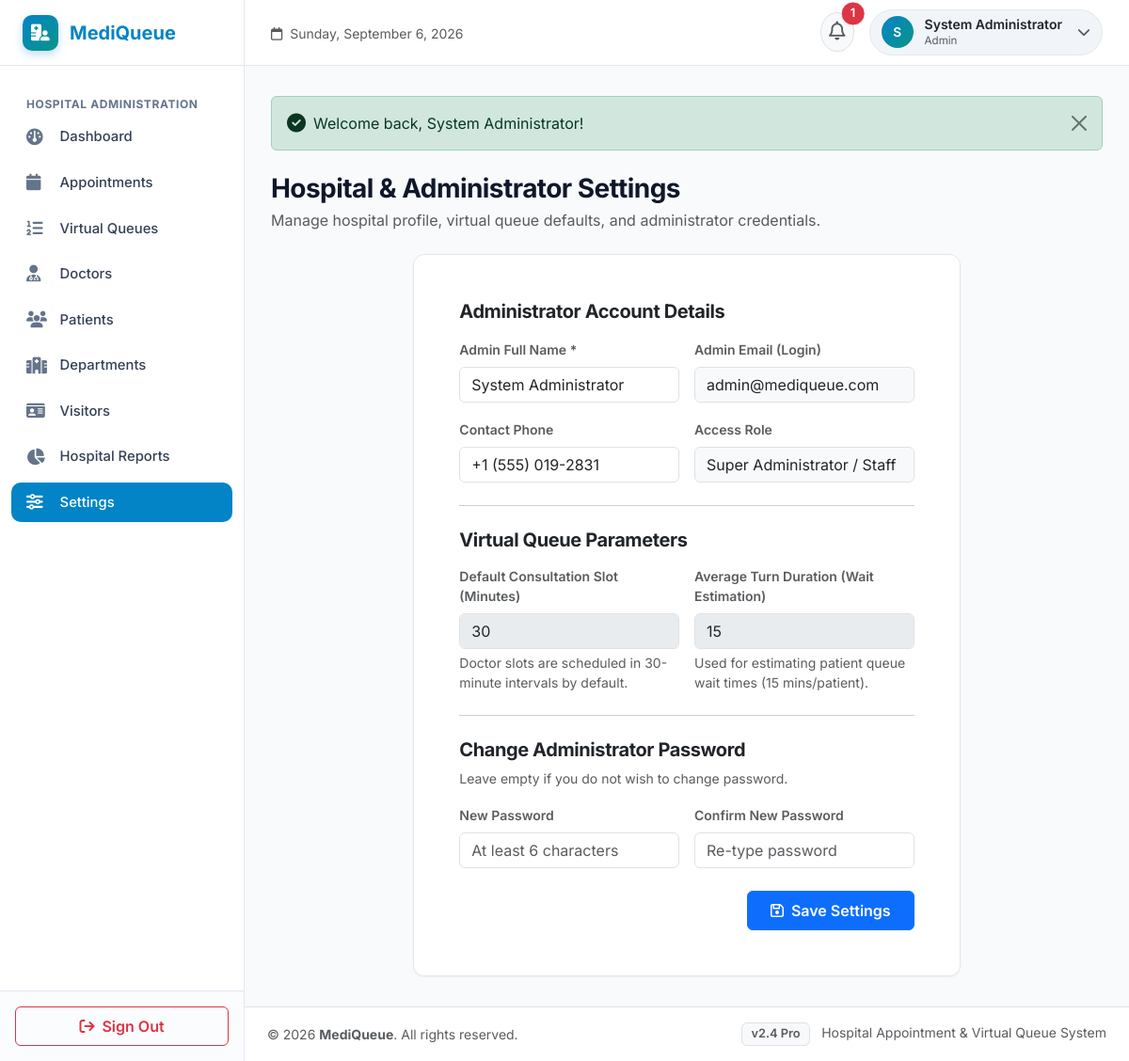
Screenshot of /admin/settings.php (signed in) with the database file from the repository.
### tables this page shows
CREATE TABLE `users` (
  `id` INT AUTO_INCREMENT PRIMARY KEY,
  `name` VARCHAR(150) NOT NULL,
  `email` VARCHAR(150) NOT NULL UNIQUE,
  `password` VARCHAR(255) NOT NULL,
  `role` ENUM('patient', 'doctor', 'admin') NOT NULL DEFAULT 'patient',
  `phone` VARCHAR(30) NULL,
  `status` ENUM('active', 'inactive') NOT NULL DEFAULT 'active',
  `avatar` VARCHAR(255) NULL,
  `created_at` TIMESTAMP DEFAULT CURRENT_TIMESTAMP
);

### includes/auth.php (called while the page is built, shortened)
<?php
function is_logged_in() {
    return !empty($_SESSION['user_id']);
}
function current_user() {
    return [
        'id'         => $_SESSION['user_id'] ?? null,
        'name'       => $_SESSION['user_name'] ?? 'User',
        'email'      => $_SESSION['user_email'] ?? '',
        'role'       => $_SESSION['user_role'] ?? 'patient',
        'phone'      => $_SESSION['user_phone'] ?? '',
        'role_id'    => $_SESSION['role_specific_id'] ?? null,
        'dept_name'  => $_SESSION['department_name'] ?? null,
    ];
}

### includes/functions.php (called while the page is built, shortened)
<?php
function get_unread_notification_count($pdo, $user_id) {
    try {
        $stmt = $pdo->prepare("SELECT COUNT(*) as total FROM notifications WHERE user_id = ? AND is_read = 0");
        $stmt->execute([$user_id]);
        return (int)($stmt->fetch()['total'] ?? 0);
    } catch (Exception $e) {
        return 0;
    }
}

### admin/settings.php (the view, shortened to what this page needs)
<?php
require_once __DIR__ . '/../includes/auth.php';
require_once __DIR__ . '/../includes/functions.php';
$conn = get_db_connection();
$userId = $_SESSION['user_id'];
$adminUser = $conn->prepare("SELECT * FROM users WHERE id = ?");
$adminUser->execute([$userId]);
$admin = $adminUser->fetch();
include __DIR__ . '/../includes/header.php';
?>
<div class="d-flex justify-content-between align-items-center mb-4">
    <div>
        <h3 class="fw-bold mb-1">Hospital & Administrator Settings</h3>
        <p class="text-muted mb-0">Manage hospital profile, virtual queue defaults, and administrator credentials.</p>
    </div>
</div>
<div class="row g-4 justify-content-center">
    <div class="col-lg-8">
        <div class="mq-card p-4 p-md-5 bg-white">
            <form action="<?= BASE_URL ?>/admin/settings.php" method="POST">
                <h5 class="fw-bold text-dark mb-3">Administrator Account Details</h5>
                <div class="row g-3 mb-4">
                    <div class="col-md-6">
                        <label class="form-label small fw-semibold text-muted">Admin Full Name *</label>
                        <input type="text" name="name" class="form-control" value="<?= htmlspecialchars($admin['name']) ?>" required>
                    </div>
                    <div class="col-md-6">
                        <label class="form-label small fw-semibold text-muted">Admin Email (Login)</label>
                        <input type="email" class="form-control bg-light" value="<?= htmlspecialchars($admin['email']) ?>" readonly disabled>
                    </div>
                    <div class="col-md-6">
                        <label class="form-label small fw-semibold text-muted">Contact Phone</label>
                        <input type="tel" name="phone" class="form-control" value="<?= htmlspecialchars($admin['phone'] ?? '') ?>">
                    </div>
                    <div class="col-md-6">
                        <label class="form-label small fw-semibold text-muted">Access Role</label>
                        <input type="text" class="form-control bg-light" value="Super Administrator / Staff" readonly disabled>
                    </div>
                </div>
                <hr class="my-4">
                <h5 class="fw-bold text-dark mb-3">Virtual Queue Parameters</h5>
                <div class="row g-3 mb-4">
                    <div class="col-md-6">
                        <label class="form-label small fw-semibold text-muted">Default Consultation Slot (Minutes)</label>
                        <input type="number" class="form-control" value="30" readonly disabled>
                        <div class="form-text">Doctor slots are scheduled in 30-minute intervals by default.</div>
                    </div>
                    <div class="col-md-6">
                        <label class="form-label small fw-semibold text-muted">Average Turn Duration (Wait Estimation)</label>
                        <input type="number" class="form-control" value="15" readonly disabled>
                        <div class="form-text">Used for estimating patient queue wait times (15 mins/patient).</div>
                    </div>
                </div>
                <hr class="my-4">
                <h5 class="fw-bold text-dark mb-2">Change Administrator Password</h5>
                <p class="text-muted small mb-3">Leave empty if you do not wish to change password.</p>
                <div class="row g-3 mb-4">
                    <div class="col-md-6">
                        <label class="form-label small fw-semibold text-muted">New Password</label>
                        <input type="password" name="new_password" class="form-control" placeholder="At least 6 characters">
                    </div>
                    <div class="col-md-6">
                        <label class="form-label small fw-semibold text-muted">Confirm New Password</label>
                        <input type="password" name="confirm_password" class="form-control" placeholder="Re-type password">
                    </div>
                </div>
                <div class="text-end">
                    <button type="submit" class="btn btn-primary fw-semibold px-4 py-2">
                        <i class="fa-regular fa-floppy-disk me-1"></i> Save Settings
                    </button>
                </div>
            </form>
        </div>
    </div>
</div>
<?php include __DIR__ . '/../includes/footer.php'; ?>

### includes/navbar.php (shortened to what this page needs)
<?php
$currentUser = current_user();
$conn = get_db_connection();
$unreadNotifsCount = $currentUser ? get_unread_notification_count($conn, $currentUser['id']) : 0;
?>
<header class="app-navbar">
    <div class="d-flex align-items-center gap-3">
        <div class="d-none d-sm-block">
            <span class="text-muted small"><i class="fa-regular fa-calendar me-1"></i> <?= date('l, F j, Y') ?></span>
        </div>
    </div>
    <div class="d-flex align-items-center gap-3">
        <div class="dropdown">
            <button class="btn btn-light position-relative p-2 rounded-circle border" type="button" data-bs-toggle="dropdown" aria-expanded="false" title="Notifications">
                <i class="fa-regular fa-bell text-muted fs-5"></i>
                <?php if ($unreadNotifsCount > 0): ?>
                    <span class="position-absolute top-0 start-100 translate-middle badge rounded-pill bg-danger border border-light">
                        <?= $unreadNotifsCount ?>
                    </span>
                <?php endif; ?>
            </button>
        </div>
        <div class="dropdown">
            <div class="navbar-user-badge" data-bs-toggle="dropdown" aria-expanded="false">
                <div class="user-avatar">
                    <?= strtoupper(substr($currentUser['name'] ?? 'U', 0, 1)) ?>
                </div>
                <div class="d-none d-md-block text-start">
                    <div class="fw-semibold small text-dark lh-sm"><?= htmlspecialchars($currentUser['name'] ?? 'User') ?></div>
                    <div class="text-muted text-capitalize" style="font-size: 0.725rem;"><?= htmlspecialchars($currentUser['role']) ?></div>
                </div>
                <i class="fa-solid fa-chevron-down text-muted small ms-1"></i>
            </div>
        </div>
    </div>
</header>

### assets/css/style.css (style rules this page uses)
:root { --mq-primary: #0284c7; --mq-primary-dark: #0369a1; --mq-primary-light: #e0f2fe; --mq-secondary: #0d9488; --mq-secondary-light: #ccfbf1; --mq-dark: #0f172a; --mq-slate: #334155; --mq-muted: #64748b; --mq-bg: #f8fafc; --mq-card-bg: #ffffff; --mq-border: #e2e8f0; --mq-sidebar-width: 260px; --mq-header-height: 70px; --mq-font-sans: 'Inter', -apple-system, BlinkMacSystemFont, "Segoe UI", Roboto, "Helvetica Neue", Arial, sans-serif; --mq-radius: 12px; --mq-radius-lg: 16px; --mq-shadow-sm: 0 1px 2px 0 rgba(0, 0, 0, 0.05); --mq-shadow: 0 4px 6px -1px rgba(0, 0, 0, 0.06), 0 2px 4px -2px rgba(0, 0, 0, 0.04); --mq-shadow-lg: 0 10px 15px -3px rgba(0, 0, 0, 0.08), 0 4px 6px -4px rgba(0, 0, 0, 0.03); }
body { font-family: var(--mq-font-sans); background-color: var(--mq-bg); color: var(--mq-slate); min-height: 100vh; margin: 0; display: flex; flex-direction: column; }
h1, h2, h3, h4, h5, h6 { color: var(--mq-dark); font-weight: 600; letter-spacing: -0.02em; }
.app-navbar { height: var(--mq-header-height); background-color: #ffffff; border-bottom: 1px solid var(--mq-border); display: flex; align-items: center; justify-content: space-between; padding: 0 1.75rem; position: sticky; top: 0; z-index: 1020; }
.navbar-user-badge { display: flex; align-items: center; gap: 0.75rem; padding: 0.4rem 0.75rem; border-radius: 30px; background-color: #f1f5f9; border: 1px solid var(--mq-border); cursor: pointer; transition: background-color 0.2s ease; }
.user-avatar { width: 34px; height: 34px; border-radius: 50%; background: linear-gradient(135deg, var(--mq-primary), var(--mq-secondary)); color: #ffffff; display: flex; align-items: center; justify-content: center; font-weight: 600; font-size: 0.85rem; }
.mq-card { background-color: var(--mq-card-bg); border: 1px solid var(--mq-border); border-radius: var(--mq-radius); box-shadow: var(--mq-shadow-sm); padding: 1.5rem; transition: transform 0.2s ease, box-shadow 0.2s ease; position: relative; overflow: hidden; }
.badge { padding: 0.4em 0.75em; font-weight: 600; border-radius: 6px; font-size: 0.8rem; }

### rows the page displays
users: id "1", name "S", name "System Administrator", role "Admin", email "admin@mediqueue.com", phone "+1 (555) 019-2831"

### other values shown
APP_NAME "MediQueue"
$flash['message'] "Welcome back, System Administrator!"
